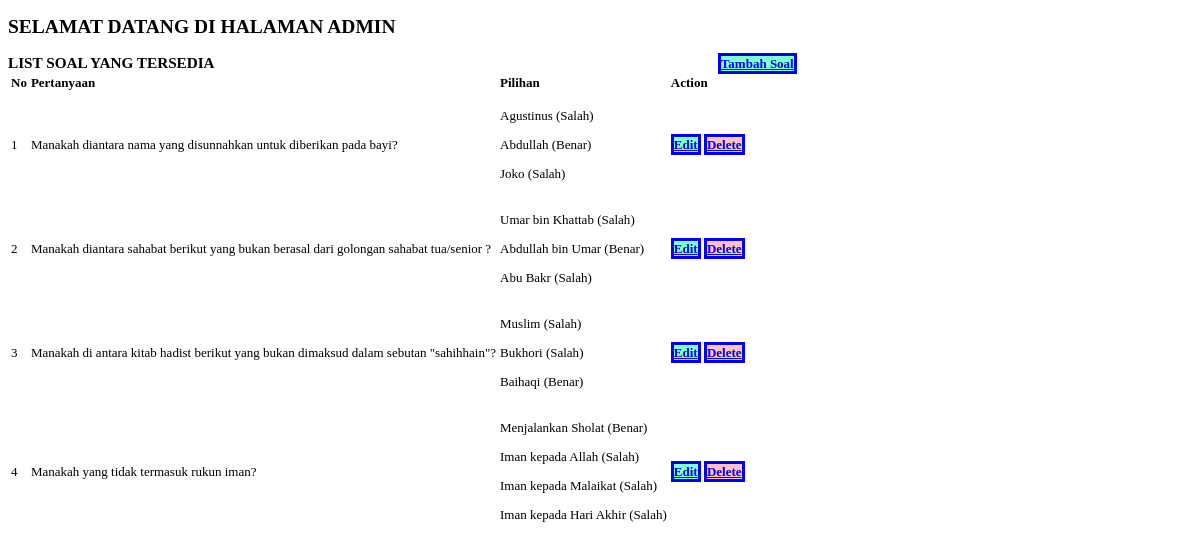
/question_list, run on the app's committed database.
### quiz/models.py (models this page shows, shortened)
class Question(models.Model):
    text = models.CharField(max_length=200)
    update = models.DateTimeField(auto_now=True)

class Option(models.Model):
    question = models.ForeignKey(Question,on_delete=models.CASCADE)
    text = models.CharField(max_length=100)
    is_true=models.BooleanField(default=False)

### quiz/views.py (the view)
# urls.py: path('question_list',views.question_list_view,name='question-list-view'),
def question_list_view(request):
    questions = Question.objects.all()
    context = {
        'questions':questions
    }
    return render(request,'quiz/question_list.html',context)

### quiz/templates/quiz/question_list.html
{% extends 'quiz/base.html' %}
{% block content %}
    <H2>SELAMAT DATANG DI HALAMAN ADMIN</H2>
    <div class = "admin_header">
        <h3 style="display: inline;">LIST SOAL YANG TERSEDIA</h3>
        <a class="a-like-box-edit" style ="display: inline; margin-left: 500px;" href="{% url 'quiz:add-question-view' %}">Tambah Soal</a>
        <div>
            <table class="table table-scroll table-striped table-hover">
                <thead>
                    <tr>
                        <td class="table-header-data">No</td>
                        <td class="table-header-data">Pertanyaan</td>
                        <td class="table-header-data">Pilihan</td>
                        <td class="table-header-data">Action</td>
                    </tr>
                </thead>
                <tbody>
                    {% for question in questions %}
                    <tr>
                        <td>
                            {{forloop.counter}}
                        </td>
                        <td>
                            {{question.text}}
                        </td>
                        <td>
                            {% for option in question.option_set.all %}
                                <p>{{option.text}} ({% if option.is_true %}Benar{% else %}Salah{% endif %})</p>
                            {% endfor %}
                        </td>
                        <td>
                            <div>
                                <a class="a-like-box-edit" href="{% url 'quiz:question-detail-view' question.id%}">Edit</a>
                                <a class ="a-like-box-delete" href="{% url 'quiz:question-delete-view' question.id %}">Delete</a>
                            </div>
                        </td>
                    </tr>
                    {% endfor %}
                </tbody>
            </table>
        </div>
    </div>
{% endblock content %}

### static_project/style.css (style rules this page uses)
.table-header-data { font-weight: bolder; font-family: Cambria; }
.a-like-box-edit { border-style: solid; background-color: aquamarine; font-weight: bolder; }
.a-like-box-delete { border-style: solid; background-color: pink; font-weight: bolder; }

### data on the page
Question: text "Manakah diantara nama yang disunnahkan untuk diberikan pada bayi?"
Option: text "Agustinus", is_true "Salah"
Option: text "Abdullah", is_true "Benar"
Option: text "Joko", is_true "Salah"
Question: text "Manakah diantara sahabat berikut yang bukan berasal dari golongan sahabat tua/senior ?"
Option: text "Umar bin Khattab", is_true "Salah"
Option: text "Abdullah bin Umar", is_true "Benar"
Option: text "Abu Bakr", is_true "Salah"
Question: text "Manakah di antara kitab hadist berikut yang bukan dimaksud dalam sebutan \"sahihhain\"?"
Option: text "Muslim", is_true "Salah"
Option: text "Bukhori", is_true "Salah"
Option: text "Baihaqi", is_true "Benar"
Question: text "Manakah yang tidak termasuk rukun iman?"
Option: text "Menjalankan Sholat", is_true "Benar"
Option: text "Iman kepada Allah", is_true "Salah"
Option: text "Iman kepada Malaikat", is_true "Salah"
Option: text "Iman kepada Hari Akhir", is_true "Salah"
